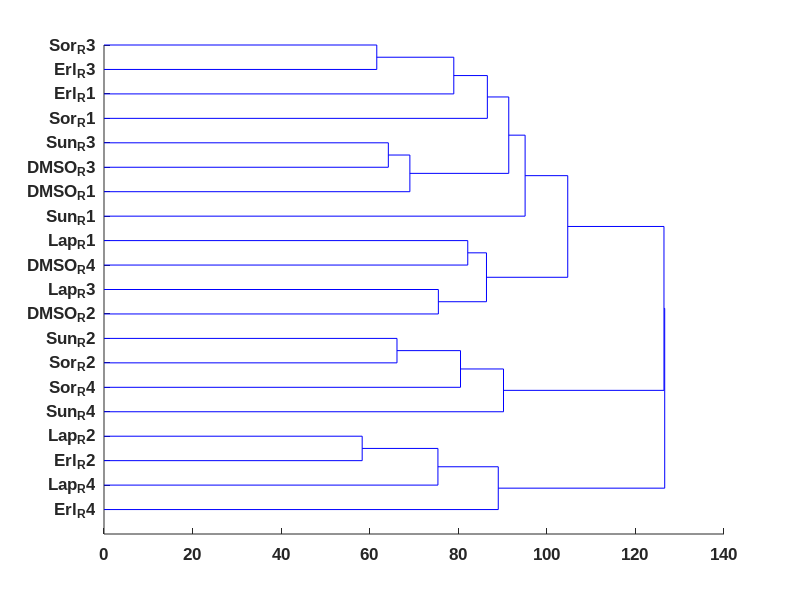
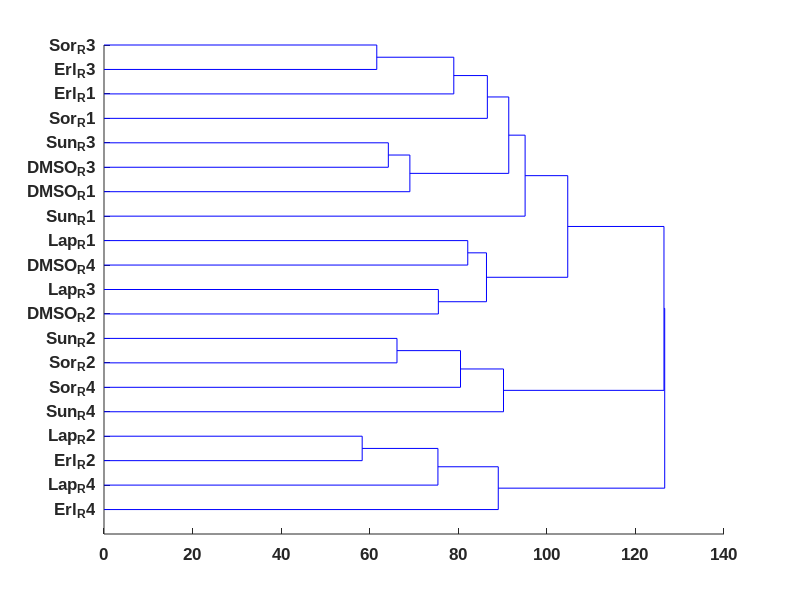
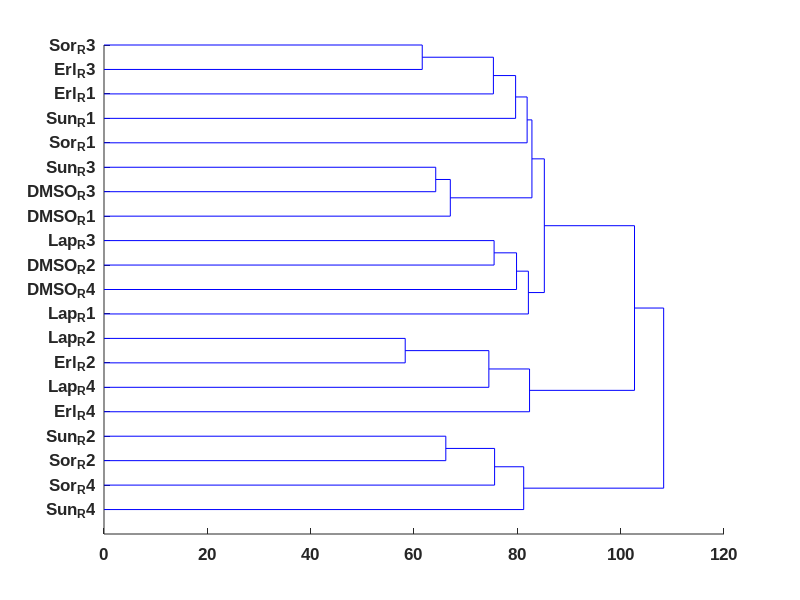
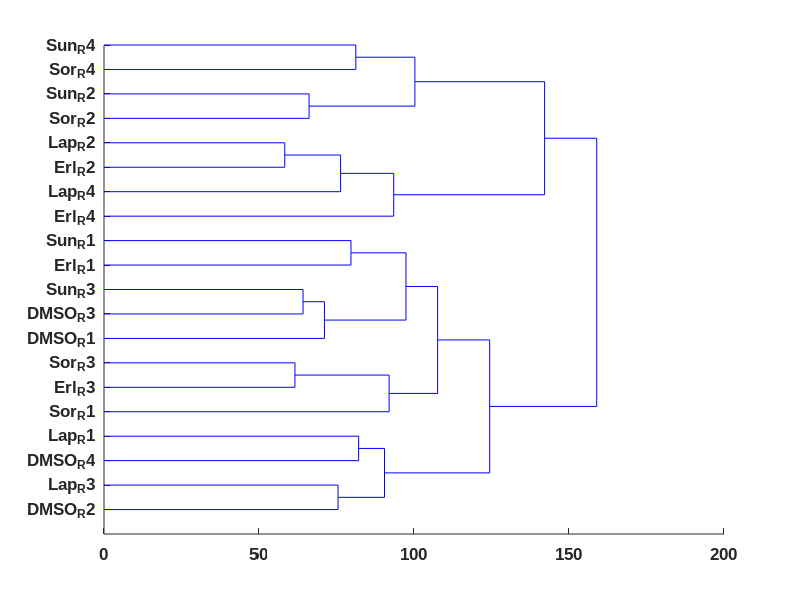

MATLAB code to generate these figures, in order:
set(0,'DefaultFigureVisible','on');

% load('day3_allReplicates.mat')
load('synapse_day3_allReplicates.mat')

load('replicate_labels.mat')

day3_allReplicates(day3_allReplicates <=1) = NaN;
day3_allReplicates(any(isnan(day3_allReplicates),2),:) = [];

tree = linkage(day3_allReplicates','average');
figure;
dendrogram(tree,'Orientation','right','labels',replicate_labels)
set(gca,'Fontname','Arial','FontWeight','Bold','Fontsize',12)
print('Figures/2017/Clustering/Single_Linkage.png', '-Painters', '-dpng','-r600')
print('Figures/2016/Clustering/Single_Linkage.png', '-Painters', '-dpng','-r600')


tree = linkage(day3_allReplicates');
figure;
dendrogram(tree,'Orientation','right','labels',replicate_labels)
set(gca,'Fontname','Arial','FontWeight','Bold','Fontsize',12)
% print('Figures/2017/Clustering/Average_Linkage.png', '-Painters', '-dpng','-r600')
print('Figures/2016/Clustering/Average_Linkage.png', '-Painters', '-dpng','-r600')


tree = linkage(day3_allReplicates','complete');
figure;
dendrogram(tree,'Orientation','right','labels',replicate_labels)
set(gca,'Fontname','Arial','FontWeight','Bold','Fontsize',12)
% print('Figures/2017/Clustering/Complete_Linkage.png', '-Painters', '-dpng','-r600')
print('Figures/2016/Clustering/Complete_Linkage.png', '-Painters', '-dpng','-r600')



% 
% randOrder = randperm(size(day3_allReplicates,2));
% randData = day3_allReplicates(:,randOrder);
% randLabels = replicate_labels(randOrder);
% 
% tree = linkage(randData','average');
% figure;
% dendrogram(tree,'Orientation','right','labels',randLabels)
% set(gca,'Fontname','Arial','FontWeight','Bold','Fontsize',12)
% print('Figures/Clustering/NegativeControl_Average_Linkage.png', '-Painters', '-dpng','-r600')
% 
% tree = linkage(randData','single');
% figure;
% dendrogram(tree,'Orientation','right','labels',randLabels)
% set(gca,'Fontname','Arial','FontWeight','Bold','Fontsize',12)
% 
% tree = linkage(randData','complete');
% figure;
% dendrogram(tree,'Orientation','right','labels',randLabels)
% set(gca,'Fontname','Arial','FontWeight','Bold','Fontsize',12)
% 
